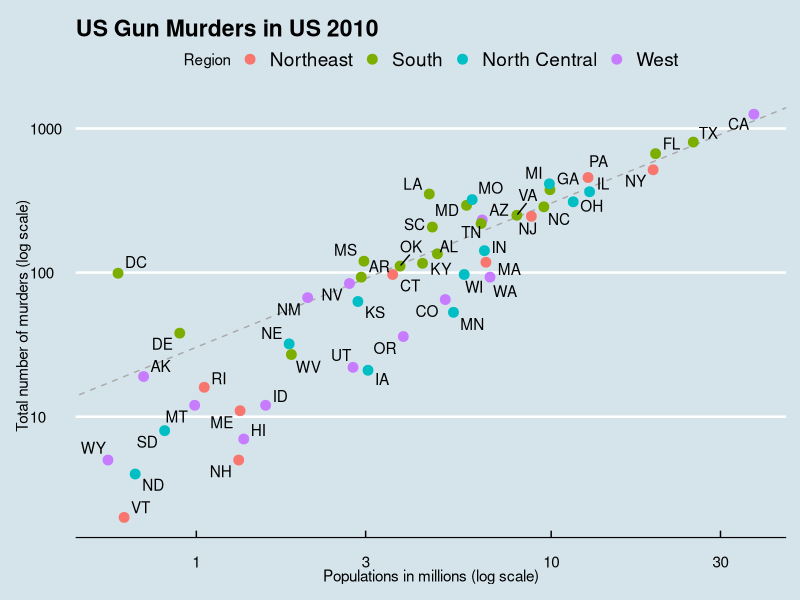

Write the R code that produced this figure.
library(tidyverse)
library(dslabs)
library(ggthemes)
library(ggrepel)
data(murders)

#murders %>% ggplot() +
#  geom_point(aes(x = population/10^6, y = total), size=3) + 
#  geom_text(aes(population/10^6, total, label = abb), nudge_x = 1)

# the follwing code is equal to above, we load aes only once for performance
#murders %>% ggplot(aes(x = population/10^6, y = total, label = abb)) +
#  geom_point(size=3) + 
#  geom_text(nudge_x = 1)

r <- murders %>%
  summarize(rate = sum(total) / sum(population) * 10^6) %>% .$rate

murders %>% ggplot(aes(x = population/10^6, y = total, label = abb)) +
  geom_abline(intercept = log10(r), lty = 2, color = "darkgray") +
  geom_point(aes(color = region), size = 3) + 
  geom_text_repel() +
  scale_x_continuous(trans = "log10") + # or scale_x_log10()
  scale_y_log10() +
  xlab("Populations in millions (log scale)") +
  ylab("Total number of murders (log scale)") +
  ggtitle("US Gun Murders in US 2010") +
  scale_color_discrete(name = "Region") +
  theme_economist()
  
